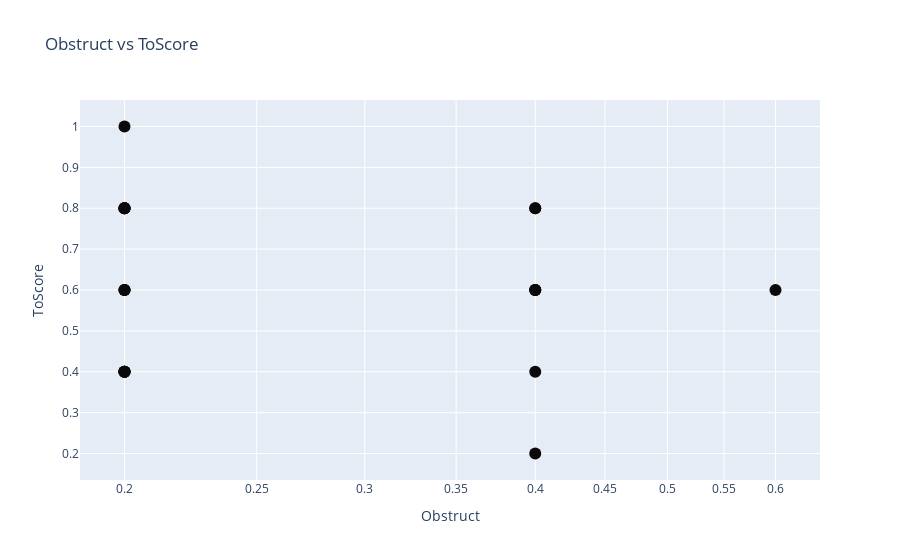

Here is the notebook cell this chart was saved with:
### Code cell
# Plot the graph Obstruct vs ToScore
sb_data.iplot(kind='scatter', x='Obstruct', y='ToScore', mode='markers', color = '#0C090A',  layout = {
        'title' :'Obstruct vs ToScore',
        'xaxis': {'title': 'Obstruct', 'type': 'log'},
        'yaxis': {'title': "ToScore"}
    })

### Figure 1 — Plotly figure (JSON) as saved in the notebook; plotly's stock layout.template omitted (floating-point values rounded to 4 significant figures)
{"data": [{"line": {"color": "rgba(12, 9, 10, 1.0)", "dash": "solid", "shape": "linear", "width": 1.3}, "marker": {"size": 12, "symbol": "circle"}, "mode": "markers", "name": "ToScore", "text": "", "type": "scatter", "x": [0, 0.2, 0.4, 0.4, 0.2, 0.2, 0, 0.2, 0.2, 0, 0.2, 0.2, 0, 0.4, 0.6, 0, 0.4, 0.2, 0.2, 0, 0.2, 0.2, 0, 0.2, 0.4, 0.2, 0.4, 0.4, 0.2, 0], "y": [0.6, 0.6, 0.8, 0.8, 0.6, 1, 0.8, 0.4, 0.8, 0.4, 0.8, 0.8, 0.6, 0.4, 0.6, 0.6, 0.6, 0.6, 0.8, 0.8, 0.4, 0.4, 0.4, 0.4, 0.2, 0.4, 0.6, 0.6, 0.8, 1]}], "layout": {"title": {"text": "Obstruct vs ToScore"}, "xaxis": {"title": {"text": "Obstruct"}, "type": "log"}, "yaxis": {"title": {"text": "ToScore"}}}}
